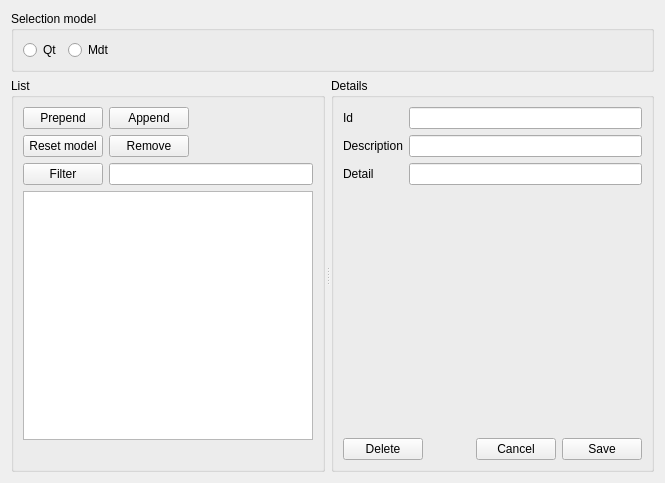
<?xml version="1.0" encoding="UTF-8"?>
<ui version="4.0">
 <class>ListAndDetailViewWidget</class>
 <widget class="QWidget" name="ListAndDetailViewWidget">
  <property name="geometry">
   <rect>
    <x>0</x>
    <y>0</y>
    <width>665</width>
    <height>483</height>
   </rect>
  </property>
  <property name="windowTitle">
   <string>List and detail view</string>
  </property>
  <layout class="QVBoxLayout" name="verticalLayout_2">
   <item>
    <widget class="QGroupBox" name="groupBox_3">
     <property name="title">
      <string>Selection model</string>
     </property>
     <layout class="QHBoxLayout" name="horizontalLayout_2">
      <item>
       <widget class="QRadioButton" name="rbQtSelectionModel">
        <property name="text">
         <string>Qt</string>
        </property>
       </widget>
      </item>
      <item>
       <widget class="QRadioButton" name="rbMdtSelectionModel">
        <property name="text">
         <string>Mdt</string>
        </property>
       </widget>
      </item>
      <item>
       <spacer name="horizontalSpacer_4">
        <property name="orientation">
         <enum>Qt::Horizontal</enum>
        </property>
        <property name="sizeHint" stdset="0">
         <size>
          <width>40</width>
          <height>20</height>
         </size>
        </property>
       </spacer>
      </item>
     </layout>
    </widget>
   </item>
   <item>
    <widget class="QSplitter" name="splitter">
     <property name="orientation">
      <enum>Qt::Horizontal</enum>
     </property>
     <property name="opaqueResize">
      <bool>true</bool>
     </property>
     <property name="handleWidth">
      <number>6</number>
     </property>
     <property name="childrenCollapsible">
      <bool>true</bool>
     </property>
     <widget class="QGroupBox" name="groupBox_2">
      <property name="title">
       <string>List</string>
      </property>
      <layout class="QGridLayout" name="gridLayout">
       <item row="0" column="2">
        <spacer name="horizontalSpacer_2">
         <property name="orientation">
          <enum>Qt::Horizontal</enum>
         </property>
         <property name="sizeHint" stdset="0">
          <size>
           <width>112</width>
           <height>20</height>
          </size>
         </property>
        </spacer>
       </item>
       <item row="0" column="0">
        <widget class="QPushButton" name="pbPrepend">
         <property name="text">
          <string>Prepend</string>
         </property>
         <property name="icon">
          <iconset theme="list-add">
           <normaloff>.</normaloff>.</iconset>
         </property>
        </widget>
       </item>
       <item row="1" column="1">
        <widget class="QPushButton" name="pbRemove">
         <property name="text">
          <string>Remove</string>
         </property>
         <property name="icon">
          <iconset theme="list-remove">
           <normaloff>.</normaloff>.</iconset>
         </property>
        </widget>
       </item>
       <item row="2" column="1" colspan="2">
        <widget class="QLineEdit" name="filterCriteria"/>
       </item>
       <item row="1" column="0">
        <widget class="QPushButton" name="pbResetModel">
         <property name="text">
          <string>Reset model</string>
         </property>
        </widget>
       </item>
       <item row="0" column="1">
        <widget class="QPushButton" name="pbAppend">
         <property name="text">
          <string>Append</string>
         </property>
         <property name="icon">
          <iconset theme="list-add">
           <normaloff>.</normaloff>.</iconset>
         </property>
        </widget>
       </item>
       <item row="4" column="0" colspan="3">
        <widget class="QLabel" name="currentChangedEventLabel">
         <property name="text">
          <string/>
         </property>
        </widget>
       </item>
       <item row="2" column="0">
        <widget class="QPushButton" name="pbFilter">
         <property name="text">
          <string>Filter</string>
         </property>
        </widget>
       </item>
       <item row="3" column="0" colspan="3">
        <widget class="QTableView" name="tableView"/>
       </item>
       <item row="1" column="2">
        <spacer name="horizontalSpacer">
         <property name="orientation">
          <enum>Qt::Horizontal</enum>
         </property>
         <property name="sizeHint" stdset="0">
          <size>
           <width>112</width>
           <height>20</height>
          </size>
         </property>
        </spacer>
       </item>
      </layout>
     </widget>
     <widget class="QGroupBox" name="groupBox">
      <property name="title">
       <string>Details</string>
      </property>
      <layout class="QVBoxLayout" name="verticalLayout">
       <item>
        <layout class="QFormLayout" name="formLayout">
         <item row="0" column="0">
          <widget class="QLabel" name="idLabel">
           <property name="text">
            <string>Id</string>
           </property>
          </widget>
         </item>
         <item row="0" column="1">
          <widget class="QLineEdit" name="id"/>
         </item>
         <item row="1" column="0">
          <widget class="QLabel" name="descriptionLabel">
           <property name="text">
            <string>Description</string>
           </property>
          </widget>
         </item>
         <item row="1" column="1">
          <widget class="QLineEdit" name="description"/>
         </item>
         <item row="2" column="0">
          <widget class="QLabel" name="detailLabel">
           <property name="text">
            <string>Detail</string>
           </property>
          </widget>
         </item>
         <item row="2" column="1">
          <widget class="QLineEdit" name="detail">
           <property name="minimumSize">
            <size>
             <width>200</width>
             <height>0</height>
            </size>
           </property>
           <property name="baseSize">
            <size>
             <width>0</width>
             <height>0</height>
            </size>
           </property>
          </widget>
         </item>
        </layout>
       </item>
       <item>
        <spacer name="verticalSpacer">
         <property name="orientation">
          <enum>Qt::Vertical</enum>
         </property>
         <property name="sizeHint" stdset="0">
          <size>
           <width>20</width>
           <height>299</height>
          </size>
         </property>
        </spacer>
       </item>
       <item>
        <layout class="QHBoxLayout" name="horizontalLayout">
         <item>
          <widget class="QPushButton" name="pbDelete">
           <property name="text">
            <string>Delete</string>
           </property>
           <property name="icon">
            <iconset theme="edit-delete"/>
           </property>
          </widget>
         </item>
         <item>
          <spacer name="horizontalSpacer_3">
           <property name="orientation">
            <enum>Qt::Horizontal</enum>
           </property>
           <property name="sizeHint" stdset="0">
            <size>
             <width>40</width>
             <height>20</height>
            </size>
           </property>
          </spacer>
         </item>
         <item>
          <widget class="QPushButton" name="pbCancelChanges">
           <property name="text">
            <string>Cancel</string>
           </property>
           <property name="icon">
            <iconset theme="document-revert">
             <normaloff>.</normaloff>.</iconset>
           </property>
          </widget>
         </item>
         <item>
          <widget class="QPushButton" name="pbSave">
           <property name="text">
            <string>Save</string>
           </property>
           <property name="icon">
            <iconset theme="document-save">
             <normaloff>.</normaloff>.</iconset>
           </property>
          </widget>
         </item>
        </layout>
       </item>
      </layout>
     </widget>
    </widget>
   </item>
  </layout>
 </widget>
 <resources/>
 <connections/>
</ui>
